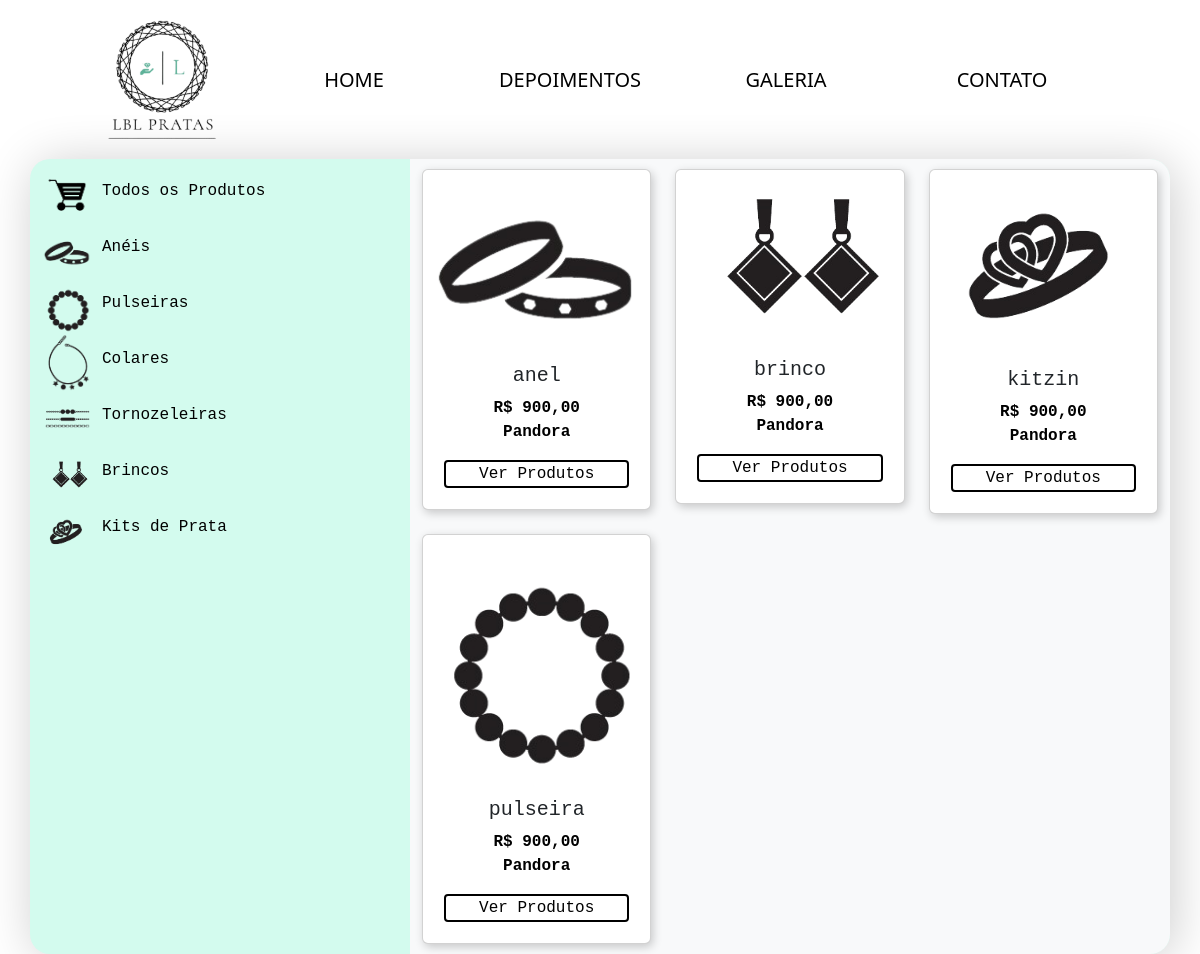
Screenshot of /area-cliente/galeria.php?categoria=joias with the database file from the repository.
### tables this page shows
CREATE TABLE `tbgaleria` (
  `idJoia` int(11) NOT NULL,
  `nomeJoia` varchar(100) NOT NULL,
  `categoriaJoia` varchar(30) NOT NULL,
  `marcaJoia` varchar(40) NOT NULL,
  `imgJoia` text NOT NULL
);

### area-cliente/galeria.php (the view, shortened to what this page needs)
<?php
  include ('../dao/conexao.php');
  if($_GET['categoria']=='Anel'){
    $querySelect = "SELECT * FROM  tbgaleria WHERE categoriaJoia='Anel'"  ;
    $resultado = $conexao->query($querySelect);
    $joia = $resultado->fetchAll();
  }else if($_GET['categoria']=='Pulseira'){
    $querySelect = "SELECT * FROM  tbgaleria WHERE categoriaJoia='Pulseira'"  ;
    $resultado = $conexao->query($querySelect);
    $joia = $resultado->fetchAll();
}
else if($_GET['categoria']=='joias'){
    $querySelect = "SELECT * FROM  tbgaleria"  ;
    $resultado = $conexao->query($querySelect);
    $joia = $resultado->fetchAll();
}
  ?>
<!DOCTYPE html>
<html lang="pt-br">
<head>
    <link rel="stylesheet" href="contatos.css">
    <link rel="stylesheet" href="galerias.css">
    <link href="https://cdn.jsdelivr.net/npm/bootstrap@5.3.0/dist/css/bootstrap.min.css" rel="stylesheet"
>
</head>
<body>
    <div class="container">
        <nav class="row">
            <ul class="row justify-content-center menu">
                <li class="col-6 col-md-2 logo1">
                    <img src="img/logolbl.png" alt="">
                </li>
                <a class="item col-6 col-md-2" href="home.php">
                    <li class="w-100 text-center">HOME</li>
                </a>
                <a class="item col-6 col-md-2" href="depoimento.php">
                    <li class="w-100 text-center">DEPOIMENTOS</li>
                </a>
                <a class="item col-6 col-md-2 mt-3 mt-md-0" href="galeria.php?categoria=joias">
                    <li class="w-100 text-center">GALERIA</li>
                </a>
                <a class="item col-6 col-md-2 mt-3 mt-md-0" href="contato.php">
                    <li class="w-100 text-center">CONTATO</li>
                </a>
            </ul>
        </nav>
        <div class="row prinForm mt-5 mt-md-0">
            <div class="col-12 col-md-4">
                <div class="row">
                    <div class="col-12 d-flex align-items-center mt-3 categoria-item">
                        <a href="galeria.php?categoria=Todos">
                            <img src="img/tudo.png" width="60px" heigh="40px">
                            <h6 class="">Todos os Produtos</h6>
                        </a>
                    </div>
                    <div class="col-12 d-flex align-items-center mt-3 categoria-item">
                        <a href="galeria.php?categoria=Anel">
                            <img class="mr-3" src="img/anel1.png" width="50px" heigh="40px">
                            <h6 class="categoria-titulo">Anéis</h6>
                        </a>
                    </div>
                    <div class="col-12 d-flex align-items-center mt-3 categoria-item">
                        <a href="galeria.php?categoria=Pulseira">
                            <img src="img/pulseira1.png" width="50px" heigh="40px">
                            <h6 class="categoria-titulo">Pulseiras</h6>
                        </a>
                    </div>
                    <div class="col-12 d-flex align-items-center mt-3 categoria-item">
                        <a href="galeria.php?categoria=Colares">
                            <img src="img/colar.png" width="50px" heigh="40px">
                            <h6 class="categoria-titulo">Colares</h6>
                        </a>
                    </div>
                    <div class="col-12 d-flex align-items-center mt-3 categoria-item">
                        <a href="galeria.php?categoria=Tornozeleira">
                            <img src="img/tornozeleira.png" width="50px" heigh="40px">
                            <h6 class="categoria-titulo">Tornozeleiras</h6>
                        </a>
                    </div>
                    <div class="col-12 d-flex align-items-center mt-3 categoria-item">
                        <a href="galeria.php?categoria=Brincos">
                            <img src="img/brinco.png" width="50px" heigh="40px">
                            <h6 class="categoria-titulo">Brincos</h6>
                        </a>
                    </div>
                    <div class="col-12 d-flex align-items-center mt-3 categoria-item">
                        <a href="galeria.php?categoria=Kits">
                            <img src="img/kits.png" width="50px" heigh="40px">
                            <h6 class="categoria-titulo">Kits de Prata </h6>
                        </a>
                    </div>
                </div>
            </div>
            <div class="col-12 col-md-8 bg-light form-rounded-right">
                <div class="row">
                <?php foreach($joia as $joia) { ?>
                    <div class="col-12 col-md-4">
                        <div class="card product-card">
                            <img src="../fotos/joias/<?=$joia[4]?>" class="card-img-top"
                                alt="Imagem do card">
                            <div class="card-body text-center">
                                <h5 class="card-title"><?=$joia[1]?></h5>
                                <p class="m-0 price"> R$ 900,00</p>
                                <p class="price"> <?=$joia[3]?></p>
                                <button class="custom-button">Ver Produtos</button>
                            </div>
                        </div>
                    </div>
                    <?php }  ?>
                </div>
            </div>
        </div>
    </div>
</body>
</html>

### area-cliente/contatos.css (style rules this page uses)
* { margin: 0; padding: 0; }
.logo1 img { width: 100%; object-fit: cover; }
.menu { list-style: none; font-size: 30px; display: flex; }
li { color: rgb(0, 0, 0); margin-right: 15px; }
.item { display: inline-flex; align-items: center; color: #fff; font-weight: 500; text-decoration: none; font-size: 20px; padding-right: 25px; padding-left: 25px; }
nav { align-items: center; display: flex; justify-content: center; }
.form-rounded-right { border-top-right-radius: 20px; border-bottom-right-radius: 20px; }
.prinForm { border-radius: 20px; box-shadow: 4px 4px 50px rgba(0, 0, 0, 0.2); display: flex; background-color: #d3fbee; font-family: monospace; }
::placeholder { font-style: italic; font-size: 15px; }

### area-cliente/galerias.css (style rules this page uses)
* { margin: 0; padding: 0; }
body { background-color: rgba(96, 255, 207, 0.363); background-size: cover; width: 100%; height: 100%; background-position: center; }
.logo1 { float: left; color: white; }
.menu { list-style: none; margin: 0; padding: 0; margin-right: 7.5%; font-size: 30px; display: flex; }
li { color: rgb(0, 0, 0); margin-right: 15px; }
.item { display: inline-flex; align-items: center; color: #fff; font-weight: 500; text-decoration: none; margin-right: 30px; font-size: 20px; padding-right: 25px; padding-left: 25px; }
nav { align-items: center; display: flex; justify-content: center; }
.row { display: flex; flex-direction: row; }
.card { background-color: white; height: 20rem; width: 12rem; margin-right: 5%; border-radius: 20px; box-shadow: 2px 3px 10px rgba(0, 0, 0, 0.2); margin-left: 10px; margin-top: 5%; padding: 5px; }
.categoria-item { font-size: 30px; height: 40px; }
.categoria-item a { text-decoration: none; color: black; display: flex; align-items: center; }
.categoria-titulo { margin-left: 10px!important; }
.price { color: black; font-weight: bold; }
.custom-button { border:2px solid #000000; background:none; color: black; width: 100%; border-radius: 4px; }
.product-card { width: 100%; margin: 10px 0; }

### rows the page displays
tbgaleria: imgJoia (picture), nomeJoia "anel", marcaJoia "Pandora"
tbgaleria: imgJoia (picture), nomeJoia "brinco", marcaJoia "Pandora"
tbgaleria: imgJoia (picture), nomeJoia "kitzin", marcaJoia "Pandora"
tbgaleria: imgJoia (picture), nomeJoia "pulseira", marcaJoia "Pandora"
